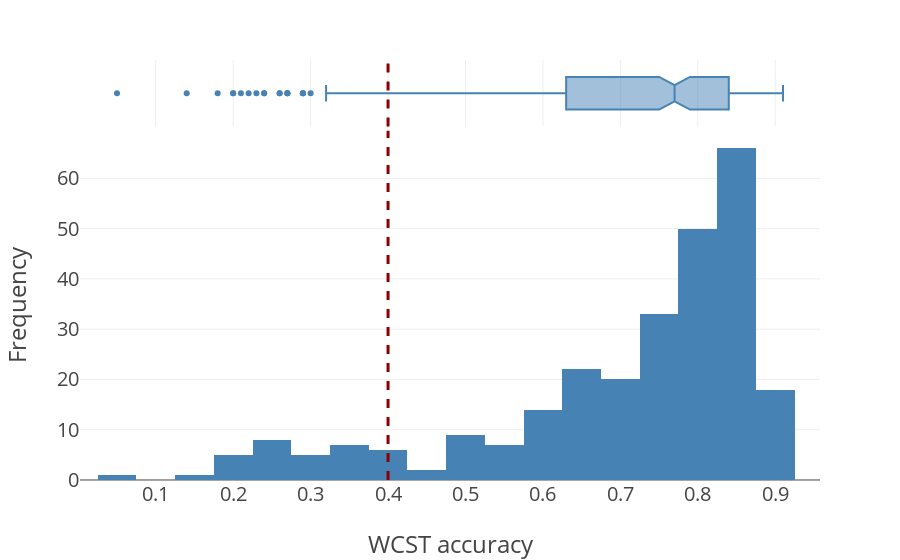

The cell this chart's notebook holds for it:
### Code cell
# wcst distribution ---------*
fig_wcst_dist = plot_threshold(df, variable='wcst_accuracy', threshold=0.4)
fig_wcst_dist.show()

### Figure 1 — Plotly figure (JSON) as saved in the notebook; plotly's stock layout.template omitted (floating-point values rounded to 4 significant figures; data arrays with more than 128 entries replaced by an {"elided": "..."} marker saying what was removed)
{"data": [{"alignmentgroup": "True", "bingroup": "x", "hovertemplate": "wcst_accuracy=%{x}<br>count=%{y}<extra></extra>", "legendgroup": "", "marker": {"color": "steelblue", "pattern": {"shape": ""}}, "name": "", "offsetgroup": "", "orientation": "v", "showlegend": false, "type": "histogram", "x": {"elided": "274 float values"}, "xaxis": "x", "yaxis": "y"}, {"alignmentgroup": "True", "hovertemplate": "wcst_accuracy=%{x}<extra></extra>", "legendgroup": "", "marker": {"color": "steelblue"}, "name": "", "notched": true, "offsetgroup": "", "showlegend": false, "type": "box", "x": {"elided": "274 float values"}, "xaxis": "x2", "yaxis": "y2"}], "layout": {"barmode": "relative", "font": {"size": 20}, "legend": {"tracegroupgap": 0}, "margin": {"t": 60}, "shapes": [{"line": {"color": "darkred", "dash": "dash", "width": 3}, "type": "line", "x0": 0.4, "x1": 0.4, "xref": "x", "y0": 0, "y1": 1, "yref": "y domain"}, {"line": {"color": "darkred", "dash": "dash", "width": 3}, "type": "line", "x0": 0.4, "x1": 0.4, "xref": "x2", "y0": 0, "y1": 1, "yref": "y2 domain"}], "xaxis": {"anchor": "y", "domain": [0, 1], "title": {"text": "WCST accuracy"}}, "xaxis2": {"anchor": "y2", "domain": [0, 1], "matches": "x", "showgrid": true, "showticklabels": false}, "yaxis": {"anchor": "x", "domain": [0, 0.8316], "title": {"text": "Frequency"}}, "yaxis2": {"anchor": "x2", "domain": [0.8416, 1], "matches": "y2", "showgrid": false, "showline": false, "showticklabels": false, "ticks": ""}}}
